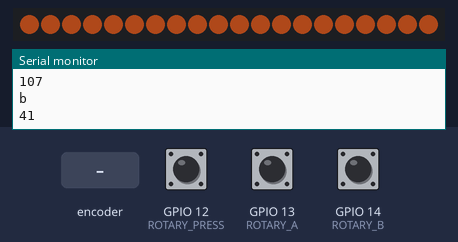
This sketch was run on a simulated ESP8266 (NodeMCU). Shown: 20 RGB LEDs in strip order, left to right, the last lines printed to the serial monitor. The test bench sets the inputs (shaded band); at power-on: GPIO 13 (ROTARY_A) HIGH, GPIO 12 (ROTARY_PRESS) HIGH, GPIO 14 (ROTARY_B) HIGH. Dim RGB values are drawn brighter than linear; random numbers use the default seed unless the sketch sets one.

Above: at 1.2 s.
1.3 s: rotary encoder on GPIO 12 (ROTARY_PRESS) / GPIO 14 (ROTARY_B) turned 1 step (first pin leading)
At 1.77 s:
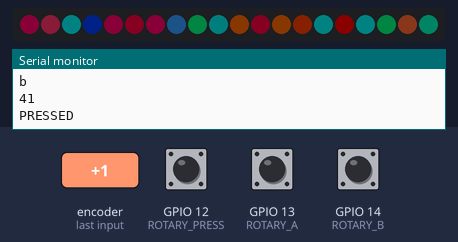
3.7 s: rotary encoder on GPIO 12 (ROTARY_PRESS) / GPIO 14 (ROTARY_B) turned 1 step (first pin leading)
At 4.23 s:
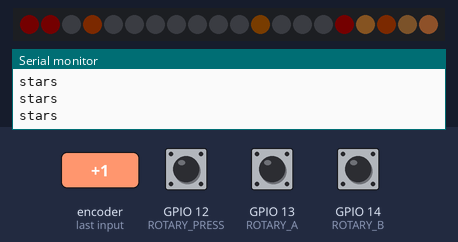
6.5 s: GPIO 13 (ROTARY_A) pulled LOW for 0.15 s
7.2 s: GPIO 13 (ROTARY_A) pulled LOW for 1 s
At 7.34 s:
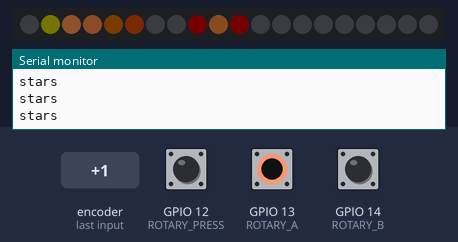

The sketch:

mushroom_lights_esp8266.ino
```cpp
#include "handle_input.h"
#include <ESP8266WiFi.h>
#include "handle_sleep.h"
#include "handle_led.h"
#include "handle_ota.h"


void setup() {
  WiFi.mode(WIFI_OFF);
  wifi_fpm_set_sleep_type (LIGHT_SLEEP_T);
  WiFi.forceSleepBegin();   // if you dont need wifi, ~22ma instead of ~75ma

  Serial.begin(115200);

  Serial.println("hejj");

  setup_pins();

  Serial.println("hejjd");


}
long prevl = millis();
void loop() {
  // put your main code here, to run repeatedly:
  //Serial.println("hejjf");

  if(is_ota()){
    //handle_ota();
  }

  int del = millis() - prevl;
  prevl = millis();
  //Serial.print("FPS: ");
  //Serial.println(1000 / del);

  handle_leds();
  handle_sleep();

  yield();
  delay(16);

    //Serial.println("Exit light sleep mode");
}
```

global_defines.h
```cpp
#ifndef GLOBAL_DEFINES_H
#define GLOBAL_DEFINES_H

#define ROTARY_PRESS 12
#define ROTARY_A     13
#define ROTARY_B     14
#define MOSFET_PIN   2
#define LED_PIN      0

#define NUM_STATES   4


#endif
```

handle_input.cpp
```cpp
#include "handle_input.h"
#include <Arduino.h>
#include "global_defines.h"

bool ota_mode = false;

long prev_rotary = 0;
long rotary_history[100][2];
int rotary_history_ptr = 0;
int rotary_turned = 30;

int mode = 0;

long prev_press = 0;
void ICACHE_RAM_ATTR handle_press(){
  if(millis() - prev_press > 200){
    Serial.println("PRESSED");
    mode += 1;
    mode %= NUM_STATES;

    prev_press = millis();

    while(digitalRead(ROTARY_PRESS) == LOW && false){
      if(millis() - prev_press > 3000){
        ota_mode = true;
        return;
      }
    }


  }
}


void ICACHE_RAM_ATTR handle_turn(){

  int dir = 0;
  if(millis() - prev_rotary > 40){
    Serial.println("TURNED");
    prev_rotary = millis();

      if(digitalRead(ROTARY_B) == LOW){
        dir--;
      } else {
        dir++;
      }

      rotary_history[rotary_history_ptr][0] = millis();
      rotary_history[rotary_history_ptr][1] = dir;

      rotary_history_ptr += 1;
      rotary_history_ptr %= 100;

      int n = 0;
      int summ = 0;
      for(int i = 0; i< 100; i++){
        if(millis() - rotary_history[i][0] < 1000){
          n += 1;
          summ += rotary_history[i][1];
        }
      }

      dir = -1;

      if(summ > 0){
        dir = 1;
      }

      int mult = map(n*n, 1, 1000, 1,10);

      dir*= mult;
      rotary_turned += dir;

      if(rotary_turned < 0){
        rotary_turned = 0;
      }

      if(rotary_turned > 100){
        rotary_turned = 100;
      }

      Serial.println(mult);
      Serial.println(dir);

      //update_last_input();

    Serial.println(rotary_turned);

  }


}

void setup_pins(){
  pinMode(ROTARY_PRESS, INPUT_PULLUP);
  pinMode(ROTARY_A, INPUT_PULLUP);
  pinMode(ROTARY_B, INPUT_PULLUP);

  attachInterrupt(digitalPinToInterrupt(ROTARY_PRESS), handle_press, FALLING);
  attachInterrupt(digitalPinToInterrupt(ROTARY_A), handle_turn, FALLING);

}


int get_mode(){
  return mode % NUM_STATES;
};

int get_brightness(){
  if(rotary_turned < 0){
    return 0;
  }
  if(rotary_turned > 100){
    return 100;
  }
  return rotary_turned;
}


int get_last_change(){
  return (int)(millis() - prev_rotary);
}


void reset_inputs(){

  prev_rotary = millis();
  rotary_turned = 10;

  mode = 0;


}


bool is_ota(){
  return ota_mode;
}
```

handle_input.h
```cpp
#ifndef HANDLE_INPUT_H
#define HANDLE_INPUt_H

#include "global_defines.h"


void setup_pins();

int get_mode();
int get_brightness();
int get_last_change();
void reset_inputs();
bool is_ota();
#endif
```

handle_led.cpp
```cpp
#include "handle_led.h"
#include <Adafruit_NeoPixel.h>
#include <Arduino.h>
#include "handle_input.h"


#define NUMPIXELS 20

int to_show [NUMPIXELS][3];
bool inited_neo = false;
float pixs[NUMPIXELS][2][3];
Adafruit_NeoPixel pixels(NUMPIXELS, LED_PIN, NEO_GRB + NEO_KHZ800);

void reset_leds(){
  inited_neo = false;
}

void show_leds(){
  if(init_neo()){
    pixels.clear();


    for(int i = 0; i < NUMPIXELS; i++){
      pixels.setPixelColor(i, pixels.Color(to_show[i][0], to_show[i][1], to_show[i][2]));

    }

    pixels.show();
  }
}


bool init_neo(){
  if(!inited_neo){
      pixels.begin();
      pixels.setBrightness(255);
      for(int i = 0; i < NUMPIXELS; i++){
        to_show[i][0] = 0;
        to_show[i][1] = 0;
        to_show[i][2] = 0;
        pixels.setPixelColor(i, pixels.Color(to_show[i][0], to_show[i][1], to_show[i][2]));

      }

      pixels.show();

      for(int i = 0; i<NUMPIXELS; i++){
        pixs[i][0][0] = 0;
        pixs[i][0][1] = 0;
        pixs[i][0][2] = 0;
        pixs[i][1][0] = 0;
        pixs[i][1][1] = 0;
        pixs[i][1][2] = 0;
      }

      inited_neo = true;
  }

digitalWrite(MOSFET_PIN, HIGH);
return inited_neo;

}


void handle_leds(){
  int mode = get_mode(); // get mode

  int brightness = 100;


  switch(mode){
    case 0 : warm_white(); break;
    case 1 : efekt_rgb(); break;
    case 2 : calculate_stars(); break;
    case 3: calculate_fire(); break;
  }


  // Serial.println("HUH");

  recalc_brightness();
  // Serial.println("HHHH");
  show_leds();
  // Serial.println("HHHHsadfaf");


}


void recalc_brightness(){
  int brightness = get_brightness();
  int fak = 0;
  if(brightness < 15){
    fak = brightness;
  } else {
  fak = map(brightness * brightness, 15*15, 100*100, 15, 100);
  }


  for(int i = 0; i < NUMPIXELS; i++){
    to_show[i][0] = to_show[i][0] * fak / 100;
    to_show[i][1] = to_show[i][1] * fak / 100;
    to_show[i][2] = to_show[i][2] * fak / 100;

    if(to_show[i][0] < 0){
      to_show[i][0] = 0;
    }
    if(to_show[i][1] < 0){
      to_show[i][1] = 0;
    }
    if(to_show[i][2] < 0){
      to_show[i][2] = 0;
    }
    if(to_show[i][0] > 255){
      to_show[i][0] = 255;
    }
    if(to_show[i][1] > 255){
      to_show[i][1] = 255;
    }
    if(to_show[i][2] > 255){
      to_show[i][2] = 255;
    }
  }

}


void efekt_rgb(){


  for(int i = 0; i<NUMPIXELS; i++){
    float d = abs(pixs[i][0][0] - pixs[i][1][0]);
    d += abs(pixs[i][0][1] - pixs[i][1][1]);
    d += abs(pixs[i][0][2] - pixs[i][1][2]);


    if(abs(d) < 4.0){
      int r = random(25);
      int g = random(25);
      int b = random(25);

      int avg = (r + g + b)/3;
      int delta = abs(avg - r) + abs(avg - g) + abs(avg - b);
      while(delta < 30 || avg > 20){

        r = random(25);
        g = random(25);
        b = random(25);

        avg = (r + g + b)/3;
        delta = abs(avg - r) + abs(avg - r) + abs(avg - r);
      }

      pixs[i][1][0] = r;
      pixs[i][1][1] = map(g, 0, 25, 0, 20);
      pixs[i][1][2] = map(b, 0, 25, 0, 22);

    }

    float fak = (float)(random(10) + 10)/1000.0;
    if(fak < 0.01){
      fak = 0.01;
    }

    pixs[i][0][0] += fak * (pixs[i][1][0] - pixs[i][0][0]);
    pixs[i][0][1] += fak * (pixs[i][1][1] - pixs[i][0][1]);
    pixs[i][0][2] += fak * (pixs[i][1][2] - pixs[i][0][2]);

    to_show[i][0] = (int)pixs[i][0][0] * 10.0;
    to_show[i][1] = (int)pixs[i][0][1] * 10.0;
    to_show[i][2] = (int)pixs[i][0][2] * 10.0;

  }

}


const int num_stars = 4;
// kje, kok bliz(močno), kok hitr, kera faza
star_data stars[num_stars];

long prev_stars = 0;

bool first_stars = true;

void calculate_stars(){
 Serial.println("stars");

  for(int i = 0; i<NUMPIXELS; i++){
    to_show[i][0] = 0;
    to_show[i][1] = 0;
    to_show[i][2] = 0;
  }

  int calc_num = num_stars; // * stars_data[0] / 100;

  if(first_stars){
    calc_num = num_stars;
  }

// Serial.println("hejadsfjg");
  for(int i = 0; i<calc_num; i++){
    if(stars[i].done == true || first_stars){
      stars[i].done = false;
      stars[i].position = random(NUMPIXELS);
      stars[i].distance = 400.0;
      stars[i].initial_distance = stars[i].distance;
      stars[i].speed = random(70) + 10;
      stars[i].strength = random(255);
    }

// Serial.println("hejjgaaa");
      for(int j = 0; j<3; j++){

        int rp = j*10;

        float dist_to_star = abs(stars[i].distance)*abs(stars[i].distance);


        float brightness = stars[i].strength - (stars[i].strength * dist_to_star / pow(stars[i].initial_distance, 2)); //  map(dist_to_star, 0, 130, stars[i].strength, 0);// / dist_to_star;
        brightness /= ((j*2)+1);
        // Serial.println("hejjgbbb");
        if(j == 0){
          to_show[stars[i].position][0] += (int)brightness;
          to_show[stars[i].position][1] += (int)brightness;
          to_show[stars[i].position][2] += (int)brightness;
        } else {

          int pos = stars[i].position + j;
          pos %= NUMPIXELS;

          to_show[pos][0] += (int)brightness;
          to_show[pos][1] += (int)brightness;
          to_show[pos][2] += (int)brightness;

          pos = stars[i].position - j + NUMPIXELS;
          pos %= NUMPIXELS;

          to_show[pos][0] += (int)brightness;
          to_show[pos][1] += (int)brightness;
          to_show[pos][2] += (int)brightness;

        }
        // Serial.println("hejjgccc");

        stars[i].distance -= stars[i].speed * (millis() - prev_stars) / 400.0;

        if(stars[i].distance < -400){
          stars[i].done = true;
        }
  }


    }
    // Serial.println("hejjgddd");
    prev_stars = millis();
        first_stars = false;

        // Serial.println("hejjgsss");
        for(int i = 0; i<NUMPIXELS; i++){
          int val = to_show[i][0];
          if(val> 255){
            val = 255.0;
          }

          // Serial.println("hejjgsdfs");
          int calc = map(val*val, 0, 255*255, 0, 255);
            to_show[i][0] = (int)calc;
            to_show[i][1] = (int)((float)calc * 0.6);
            to_show[i][2] = (int)((float)calc * 0.3);

            // Serial.println(i);
          }
          // Serial.println("hsdf");

}


void warm_white(){
  int brightness = get_brightness();

  int r = 255;
  int g = 119;
  int b = 49;

  if(brightness < 50){
    g = map(brightness, 0, 50, 90, 119);
    b = map(brightness, 0, 50, 30, 49);

  }
  Serial.println("r");
  Serial.println(r);
  Serial.println("g");
  Serial.println(g);
  Serial.println("b");
  Serial.println(b);


  for(int i = 0; i < NUMPIXELS; i++){


    to_show[i][0] = r;
    to_show[i][1] = g;
    to_show[i][2] = b;
  }

}


int prev [NUMPIXELS][3];
int current [NUMPIXELS][3];
int next[NUMPIXELS][3];
long prevupd = 0;
int update_interval = 150;


void calculate_fire(){


  if(millis() - prevupd > update_interval){
    prevupd = millis();
    update_interval = random((30)*10) + 50;
    for(int i = 0; i<NUMPIXELS; i++){
      setNewColor(i);
      }
    }

    int offset = (millis() - prevupd);

    int perc = map(offset, 0, update_interval, 0, 100);


    for(int i = 0; i<NUMPIXELS; i++){
      current[i][0] = (next[i][0]-prev[i][0])*perc/100 + prev[i][0];
      current[i][1] = (next[i][1]-prev[i][1])*perc/100 + prev[i][1];
      current[i][2] = (next[i][2]-prev[i][2])*perc/100 + prev[i][2];

      to_show[i][0] = current[i][0];
      to_show[i][1] = current[i][1];
      to_show[i][2] = current[i][2];
      }


}

    void setNewColor(int pix) {
      int n = random(1023);

      int g = 0;
      int b = 0;

      int plus_g = map(50, 0, 100, 35, 0);
      int plus_b = map(50, 0, 100, 10, 0);

      int r = map(n, 0, 1023, 0, 130);
      if (n > 200)
        g = map(n, 200, 1023, 0, plus_g);
      // g = map(n * n, 100 * 100, 1023 * 1023, 0, 255);
      if (n > 755)
        b = map(n, 755, 1023, 0, plus_b);

        if(pix%2 == 0){
        r = 50;
        g = 10 + plus_g*0.3;
        b = 2 + plus_b*0.1;
        }
      prev[pix][0] = current[pix][0];
      prev[pix][1] = current[pix][1];
      prev[pix][2] = current[pix][2];
      next[pix][0] = map(r, 0, 130, 0, 255);
      next[pix][1] = map(g, 0, 130, 0, 255);
      next[pix][2] = map(b, 0, 130, 0, 255);


    }


void fill_color(int r, int g, int b){
  for(int i = 0; i < NUMPIXELS; i++){

    to_show[i][0] = r;
    to_show[i][1] = g;
    to_show[i][2] = b;
  }
  recalc_brightness();
  show_leds();

}
```

handle_led.h
```cpp
#ifndef HANDLE_LED_H
#define HANDLE_LED_H
#include <Arduino.h>
#include "global_defines.h"

typedef struct {
  bool done;
  int position;
  float distance;
  float initial_distance;
  float speed;
  float strength;
} star_data;


void reset_leds();
void efekt_rgb();
void show_leds();
bool init_neo();
void handle_leds();
void efekt_rgb();
void recalc_brightness();
void calculate_stars();
void warm_white();
void setNewColor(int pix);
void calculate_fire();
void fill_color(int r, int g, int b);
#endif
```

handle_ota.cpp
```cpp
#include "handle_ota.h"
#include <ESP8266WiFi.h>
#include <ESP8266mDNS.h>
#include <WiFiUdp.h>
#include <ArduinoOTA.h>
#include <ESP8266WiFiMulti.h>
#include "handle_led.h"
#include "handle_input.h"

ESP8266WiFiMulti wifiMulti;


void handle_ota(){

  fill_color(200, 155, 5);

  if(connect_wifi()){
    fill_color(0, 0, 200);
    ArduinoOTA.setHostname("MUSHROOM");

    ArduinoOTA
    .onStart([]() {
      fill_color(0, 0, 200);
    });
    ArduinoOTA.onEnd([]() {
      Serial.println("\nEnd");
      fill_color(0, 255, 100);
    });
    ArduinoOTA.onProgress([](unsigned int progress, unsigned int total) {

      fill_color(0, (int)(progress / (total / 200)), 200);

      Serial.printf("Progress: %u%%\r", (progress / (total / 100)));


    });

    ArduinoOTA.onError([](ota_error_t error) {
      Serial.printf("Error[%u]: ", error);
      if (error == OTA_AUTH_ERROR) Serial.printf("Auth Failed");
      else if (error == OTA_BEGIN_ERROR) Serial.printf("Begin Failed");
      else if (error == OTA_CONNECT_ERROR) Serial.printf("Connect Failed");
      else if (error == OTA_RECEIVE_ERROR) Serial.printf("Receive Failed");
      else if (error == OTA_END_ERROR) Serial.printf("End Failed");

      fill_color(255, 0, 0);
      delay(1500);
      ESP.restart();

    });

  ArduinoOTA.begin();

  long start = millis();
  while(millis() - start < (3 * 60 * 1000) && get_brightness() > 0){
      ArduinoOTA.handle();
      yield();
  }

  ESP.restart();

  }

  ESP.restart();

}


bool connect_wifi(){

  WiFi.mode(WIFI_STA);
  wifiMulti.addAP("PSP256", "siol2004");
  wifiMulti.addAP("srecko3", "SA05NA99");
  long start = millis();
  while (wifiMulti.run() != WL_CONNECTED && millis() - start < 15000) {
    yield();
  }
  if (wifiMulti.run() == WL_CONNECTED){
    return true;
  }
  return false;


}
```

handle_ota.h
```cpp
#ifndef HANDLE_OTA_H
#define HANDLE_OTA_H

void handle_ota();
bool connect_wifi();


#endif
```

handle_sleep.cpp
```cpp
#include "handle_sleep.h"
#include "handle_input.h"
#include <ESP8266WiFi.h>
#include "handle_led.h"
void callback() {

}


void handle_sleep(){
  if(get_brightness() == 0){
    if(get_last_change() > 3000){
      do_sleep();
      reset_inputs();
      reset_leds();
    }
  }
}

void do_sleep(){
  digitalWrite(LED_PIN, HIGH);
  digitalWrite(MOSFET_PIN, LOW);
  gpio_pin_wakeup_enable(GPIO_ID_PIN(ROTARY_PRESS), GPIO_PIN_INTR_LOLEVEL);
  wifi_set_opmode(NULL_MODE);
  wifi_fpm_set_sleep_type(LIGHT_SLEEP_T);
  wifi_fpm_open();
  wifi_fpm_set_wakeup_cb(callback);
  wifi_fpm_do_sleep(0xFFFFFFF);
  delay(1000);
  digitalWrite(MOSFET_PIN, HIGH);
  WiFi.mode(WIFI_OFF);
  wifi_fpm_set_sleep_type (LIGHT_SLEEP_T);
  WiFi.forceSleepBegin();

}
```

handle_sleep.h
```cpp
#ifndef HANDLE_SLEEP_H
#define HANDLE_SLEEP_H

#include "global_defines.h"

void handle_sleep();
void do_sleep();


#endif
```

Measured:
- after the input at 1.3 s, the LEDs: first change at once (image 1 shows a later state)
